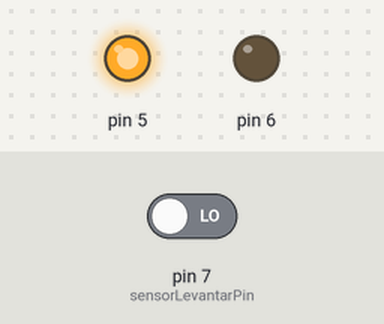
Bench run of a sketch on a simulated Arduino Uno, built with avr-gcc and run on an emulated ATmega328P. On the bench: output pins drawn as LEDs (lit = HIGH). The test bench sets the inputs (shaded band); at power-on: pin 7 (sensorLevantarPin) LOW.

Above: at 0.1 s.
At 1.8 s:
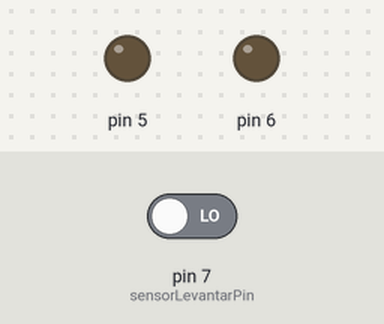
1.9 s: pin 7 (sensorLevantarPin) driven HIGH
At 2.3 s:
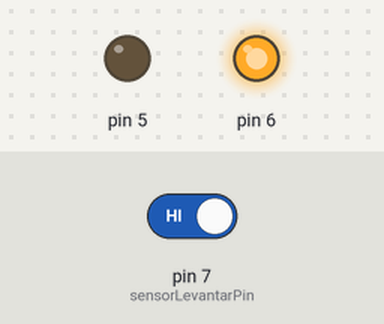
Timing chart, 0 to 4.9 s (numbered marks = the images above; inputs shaded):
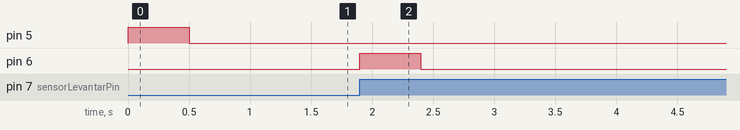

Measured:
- after the input at 1.9 s, pin 6: LOW → HIGH at once, → LOW 0.50 s later

The sketch:

puente.ino
```cpp
#define horario 5
#define antihorario 6
#define on(pin) digitalWrite(pin, HIGH)
#define off(pin) digitalWrite(pin, LOW)
#define sensorLevantarPin 7  // Pin para el sensor de levantar
byte a=0,b=0;

void setup() {
  pinMode(sensorLevantarPin, INPUT);
  pinMode(5, OUTPUT);
  pinMode(6, OUTPUT);
   }

void loop() {
  if (digitalRead(sensorLevantarPin) == HIGH) {
    bajarPuente();
  }

  if (digitalRead(sensorLevantarPin) == LOW) {
    subirPuente();
  }
}

void bajarPuente() {

  if(b==1){
  on(6);
  delay(500);
  off(6);
  delay(500);
  b=0;
  a=0;
  }
}

void subirPuente() {
  if(a==0){
  on(5);
  delay(500);
  off(5);
  delay(500);
  b=1;
  a=a+1;}
}
```
